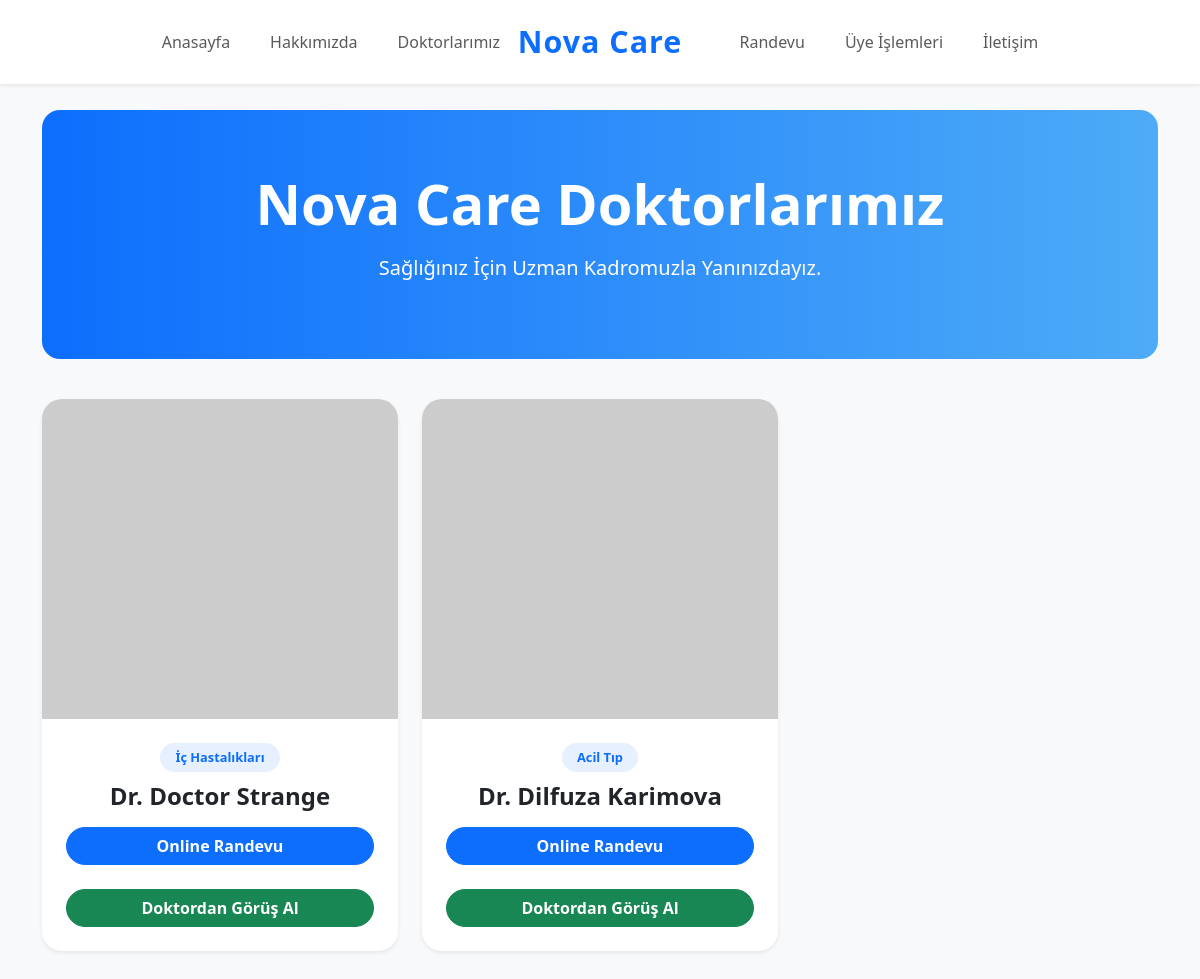
/php/doktorlar.php, run on the app's committed database.
### tables this page shows
CREATE TABLE IF NOT EXISTS `doctor` (  
	`id`			INT NOT NULL PRIMARY KEY AUTO_INCREMENT,  
	`name`			VARCHAR(50) NOT NULL,  
	`specialization`	INT NOT NULL,
	`description`	VARCHAR(200) NULL,
	`phone`			VARCHAR(50) NULL,
	`profilephoto`	VARCHAR(200) NULL,
	`status`		TINYINT NOT NULL,
	`createdtime`	TIMESTAMP NOT NULL DEFAULT CURRENT_TIMESTAMP(),  
	UNIQUE (`name`)  
);

CREATE TABLE IF NOT EXISTS `specialization` (
	`id`			INT NOT NULL PRIMARY KEY AUTO_INCREMENT,
	`specialization`	VARCHAR(50) NOT NULL,	
	`description`	VARCHAR(200) NULL,
	`status`		TINYINT NOT NULL,
	`createdtime`	TIMESTAMP NOT NULL DEFAULT CURRENT_TIMESTAMP(),
	UNIQUE (`specialization`)
);

### php/doktorlar.php (the view, shortened to what this page needs)
<?PHP require_once("inc_config.php"); ?>
<!doctype html>
<html lang="tr">
<head>
  <link href="https://cdn.jsdelivr.net/npm/bootstrap@5.3.3/dist/css/bootstrap.min.css" rel="stylesheet">
</head>
<body>
<?PHP if(file_exists('inc_header.php')) { include('inc_header.php'); } ?>
<div class="container">
  <div class="hero text-center">
    <h1 class="fw-bold display-4">Nova Care Doktorlarımız</h1>
    <p class="lead mt-3">Sağlığınız İçin Uzman Kadromuzla Yanınızdayız.</p>
  </div>
  <div class="row g-4 mb-5">
    <?PHP
    $query = "SELECT d.*, s.specialization as uzmanlik
                FROM doctor d
                LEFT JOIN specialization s ON d.specialization = s.id
                WHERE d.status = 1
                ORDER BY d.id DESC";
    $sorgu = $mysqli->query($query);
    while($row = $sorgu->fetch_assoc()){
        $resim_yolu = (!empty($row['image'])) ? "uploads/".$row['image']."?v=".time() : "https://via.placeholder.com/400x500";
    ?>
    <div class="col-lg-4 col-md-6 text-center">
      <div class="card doctor-card shadow-sm">
        <div class="doctor-img"><img src="<?=$resim_yolu;?>"></div>
        <div class="card-body p-4">
          <span class="spec-badge"><?=htmlspecialchars($row['uzmanlik']);?></span>
          <h4 class="fw-bold mb-3">Dr. <?=htmlspecialchars($row['name']);?></h4>
          <div class="d-grid"><a href="hesabim.php?klinik=<?=$row['specialization'];?>&doktor=<?=$row['id'];?>" target="_blank" class="btn btn-primary rounded-pill fw-bold">Online Randevu</a></div>
          <br>
          <div class="d-grid"><a href="gorusal.php?klinik=<?=$row['specialization'];?>&doktor=<?=$row['id'];?>" target="_blank" class="btn btn-success rounded-pill fw-bold">Doktordan Görüş Al</a></div>
        </div>
      </div>
    </div>
    <?PHP } ?>
  </div>
</div>
</body>
</html>

### php/doktorlar.php (style rules this page uses)
body { padding-top: 110px; background-color: #f8f9fa; }
.hero { background: linear-gradient(90deg, #0d6efd, #4dabf7); color: white; padding: 60px 0; border-radius: 18px; margin-bottom: 40px; }
.doctor-card { border: none; border-radius: 20px; overflow: hidden; background: #fff; height: 100%; transition: 0.3s; }
.doctor-img { height: 320px; overflow: hidden; }
.doctor-img img { width: 100%; height: 100%; object-fit: cover; }
.spec-badge { background: rgba(13, 110, 253, 0.1); color: #0d6efd; padding: 5px 15px; border-radius: 50px; font-size: 0.8rem; font-weight: 700; display: inline-block; margin-bottom: 10px; }

### data on the page
doctor: specialization.specialization "İç Hastalıkları", name "Doctor Strange"
doctor: specialization.specialization "Acil Tıp", name "Dilfuza Karimova"
